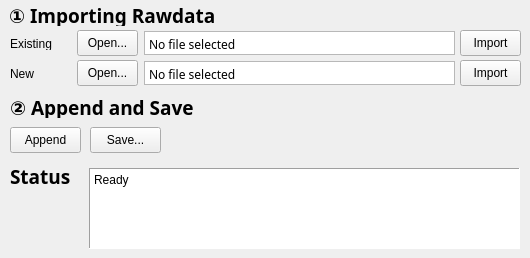
    <widget class="QWidget" name="RawdataUpdater">
     <attribute name="title">
      <string>RawdataUpdater</string>
     </attribute>
     <widget class="QLabel" name="RU_label_step1">
      <property name="geometry">
       <rect>
        <x>9</x>
        <y>5</y>
        <width>251</width>
        <height>21</height>
       </rect>
      </property>
      <property name="font">
       <font>
        <family>나눔고딕코딩</family>
        <pointsize>14</pointsize>
        <weight>75</weight>
        <bold>true</bold>
       </font>
      </property>
      <property name="text">
       <string>① Importing Rawdata</string>
      </property>
     </widget>
     <widget class="QPushButton" name="RU_button_open1">
      <property name="geometry">
       <rect>
        <x>77</x>
        <y>30</y>
        <width>61</width>
        <height>26</height>
       </rect>
      </property>
      <property name="text">
       <string>Open...</string>
      </property>
     </widget>
     <widget class="QPushButton" name="RU_button_open2">
      <property name="geometry">
       <rect>
        <x>77</x>
        <y>60</y>
        <width>61</width>
        <height>26</height>
       </rect>
      </property>
      <property name="text">
       <string>Open...</string>
      </property>
     </widget>
     <widget class="QTextBrowser" name="RU_text_path1">
      <property name="geometry">
       <rect>
        <x>144</x>
        <y>31</y>
        <width>311</width>
        <height>24</height>
       </rect>
      </property>
      <property name="sizePolicy">
       <sizepolicy hsizetype="Fixed" vsizetype="Fixed">
        <horstretch>0</horstretch>
        <verstretch>0</verstretch>
       </sizepolicy>
      </property>
      <property name="font">
       <font>
        <family>굴림</family>
        <pointsize>9</pointsize>
       </font>
      </property>
      <property name="cursor" stdset="0">
       <cursorShape>IBeamCursor</cursorShape>
      </property>
      <property name="mouseTracking">
       <bool>false</bool>
      </property>
      <property name="focusPolicy">
       <enum>Qt::ClickFocus</enum>
      </property>
      <property name="contextMenuPolicy">
       <enum>Qt::DefaultContextMenu</enum>
      </property>
      <property name="acceptDrops">
       <bool>true</bool>
      </property>
      <property name="toolTip">
       <string notr="true"/>
      </property>
      <property name="layoutDirection">
       <enum>Qt::LeftToRight</enum>
      </property>
      <property name="autoFillBackground">
       <bool>false</bool>
      </property>
      <property name="inputMethodHints">
       <set>Qt::ImhNone</set>
      </property>
      <property name="frameShape">
       <enum>QFrame::StyledPanel</enum>
      </property>
      <property name="verticalScrollBarPolicy">
       <enum>Qt::ScrollBarAlwaysOff</enum>
      </property>
      <property name="horizontalScrollBarPolicy">
       <enum>Qt::ScrollBarAlwaysOff</enum>
      </property>
      <property name="sizeAdjustPolicy">
       <enum>QAbstractScrollArea::AdjustToContents</enum>
      </property>
      <property name="lineWrapMode">
       <enum>QTextEdit::NoWrap</enum>
      </property>
      <property name="lineWrapColumnOrWidth">
       <number>0</number>
      </property>
      <property name="html">
       <string>&lt;!DOCTYPE HTML PUBLIC &quot;-//W3C//DTD HTML 4.0//EN&quot; &quot;http://www.w3.org/TR/REC-html40/strict.dtd&quot;&gt;
&lt;html&gt;&lt;head&gt;&lt;meta name=&quot;qrichtext&quot; content=&quot;1&quot; /&gt;&lt;style type=&quot;text/css&quot;&gt;
p, li { white-space: pre-wrap; }
&lt;/style&gt;&lt;/head&gt;&lt;body style=&quot; font-family:'굴림'; font-size:9pt; font-weight:400; font-style:normal;&quot;&gt;
&lt;p style=&quot; margin-top:12px; margin-bottom:12px; margin-left:0px; margin-right:0px; -qt-block-indent:0; text-indent:0px;&quot;&gt;No file selected&lt;/p&gt;&lt;/body&gt;&lt;/html&gt;</string>
      </property>
     </widget>
     <widget class="QTextBrowser" name="RU_text_path2">
      <property name="geometry">
       <rect>
        <x>144</x>
        <y>61</y>
        <width>311</width>
        <height>24</height>
       </rect>
      </property>
      <property name="sizePolicy">
       <sizepolicy hsizetype="Fixed" vsizetype="Fixed">
        <horstretch>0</horstretch>
        <verstretch>0</verstretch>
       </sizepolicy>
      </property>
      <property name="font">
       <font>
        <family>굴림</family>
        <pointsize>9</pointsize>
       </font>
      </property>
      <property name="cursor" stdset="0">
       <cursorShape>IBeamCursor</cursorShape>
      </property>
      <property name="mouseTracking">
       <bool>false</bool>
      </property>
      <property name="focusPolicy">
       <enum>Qt::ClickFocus</enum>
      </property>
      <property name="contextMenuPolicy">
       <enum>Qt::DefaultContextMenu</enum>
      </property>
      <property name="acceptDrops">
       <bool>true</bool>
      </property>
      <property name="toolTip">
       <string notr="true"/>
      </property>
      <property name="layoutDirection">
       <enum>Qt::LeftToRight</enum>
      </property>
      <property name="autoFillBackground">
       <bool>false</bool>
      </property>
      <property name="inputMethodHints">
       <set>Qt::ImhNone</set>
      </property>
      <property name="frameShape">
       <enum>QFrame::StyledPanel</enum>
      </property>
      <property name="verticalScrollBarPolicy">
       <enum>Qt::ScrollBarAlwaysOff</enum>
      </property>
      <property name="horizontalScrollBarPolicy">
       <enum>Qt::ScrollBarAlwaysOff</enum>
      </property>
      <property name="sizeAdjustPolicy">
       <enum>QAbstractScrollArea::AdjustToContents</enum>
      </property>
      <property name="lineWrapMode">
       <enum>QTextEdit::NoWrap</enum>
      </property>
      <property name="lineWrapColumnOrWidth">
       <number>0</number>
      </property>
      <property name="html">
       <string>&lt;!DOCTYPE HTML PUBLIC &quot;-//W3C//DTD HTML 4.0//EN&quot; &quot;http://www.w3.org/TR/REC-html40/strict.dtd&quot;&gt;
&lt;html&gt;&lt;head&gt;&lt;meta name=&quot;qrichtext&quot; content=&quot;1&quot; /&gt;&lt;style type=&quot;text/css&quot;&gt;
p, li { white-space: pre-wrap; }
&lt;/style&gt;&lt;/head&gt;&lt;body style=&quot; font-family:'굴림'; font-size:9pt; font-weight:400; font-style:normal;&quot;&gt;
&lt;p style=&quot; margin-top:12px; margin-bottom:12px; margin-left:0px; margin-right:0px; -qt-block-indent:0; text-indent:0px;&quot;&gt;No file selected&lt;/p&gt;&lt;/body&gt;&lt;/html&gt;</string>
      </property>
     </widget>
     <widget class="QLabel" name="RU_label_step2">
      <property name="geometry">
       <rect>
        <x>10</x>
        <y>97</y>
        <width>221</width>
        <height>21</height>
       </rect>
      </property>
      <property name="font">
       <font>
        <family>나눔고딕코딩</family>
        <pointsize>14</pointsize>
        <weight>75</weight>
        <bold>true</bold>
       </font>
      </property>
      <property name="text">
       <string>② Append and Save</string>
      </property>
     </widget>
     <widget class="QPushButton" name="RU_button_append">
      <property name="geometry">
       <rect>
        <x>10</x>
        <y>127</y>
        <width>71</width>
        <height>26</height>
       </rect>
      </property>
      <property name="text">
       <string>Append</string>
      </property>
     </widget>
     <widget class="QPushButton" name="RU_button_save">
      <property name="geometry">
       <rect>
        <x>90</x>
        <y>127</y>
        <width>71</width>
        <height>26</height>
       </rect>
      </property>
      <property name="text">
       <string>Save...</string>
      </property>
     </widget>
     <widget class="QPushButton" name="RU_button_import1">
      <property name="geometry">
       <rect>
        <x>460</x>
        <y>30</y>
        <width>61</width>
        <height>26</height>
       </rect>
      </property>
      <property name="text">
       <string>Import</string>
      </property>
     </widget>
     <widget class="QPushButton" name="RU_button_import2">
      <property name="geometry">
       <rect>
        <x>460</x>
        <y>60</y>
        <width>61</width>
        <height>26</height>
       </rect>
      </property>
      <property name="text">
       <string>Import</string>
      </property>
     </widget>
     <widget class="QLabel" name="RU_label_existing">
      <property name="geometry">
       <rect>
        <x>10</x>
        <y>38</y>
        <width>56</width>
        <height>12</height>
       </rect>
      </property>
      <property name="text">
       <string>Existing</string>
      </property>
     </widget>
     <widget class="QLabel" name="RU_label_new">
      <property name="geometry">
       <rect>
        <x>10</x>
        <y>68</y>
        <width>56</width>
        <height>12</height>
       </rect>
      </property>
      <property name="text">
       <string>New</string>
      </property>
     </widget>
     <widget class="QTextBrowser" name="RU_text_status">
      <property name="enabled">
       <bool>true</bool>
      </property>
      <property name="geometry">
       <rect>
        <x>89</x>
        <y>168</y>
        <width>431</width>
        <height>81</height>
       </rect>
      </property>
      <property name="mouseTracking">
       <bool>false</bool>
      </property>
      <property name="focusPolicy">
       <enum>Qt::NoFocus</enum>
      </property>
      <property name="contextMenuPolicy">
       <enum>Qt::CustomContextMenu</enum>
      </property>
      <property name="acceptDrops">
       <bool>false</bool>
      </property>
      <property name="autoFillBackground">
       <bool>true</bool>
      </property>
      <property name="inputMethodHints">
       <set>Qt::ImhMultiLine</set>
      </property>
      <property name="frameShape">
       <enum>QFrame::Panel</enum>
      </property>
      <property name="frameShadow">
       <enum>QFrame::Sunken</enum>
      </property>
      <property name="html">
       <string>&lt;!DOCTYPE HTML PUBLIC &quot;-//W3C//DTD HTML 4.0//EN&quot; &quot;http://www.w3.org/TR/REC-html40/strict.dtd&quot;&gt;
&lt;html&gt;&lt;head&gt;&lt;meta name=&quot;qrichtext&quot; content=&quot;1&quot; /&gt;&lt;style type=&quot;text/css&quot;&gt;
p, li { white-space: pre-wrap; }
&lt;/style&gt;&lt;/head&gt;&lt;body style=&quot; font-family:'Gulim'; font-size:9pt; font-weight:400; font-style:normal;&quot;&gt;
&lt;p style=&quot; margin-top:0px; margin-bottom:0px; margin-left:0px; margin-right:0px; -qt-block-indent:0; text-indent:0px;&quot;&gt;Ready&lt;/p&gt;&lt;/body&gt;&lt;/html&gt;</string>
      </property>
     </widget>
     <widget class="QLabel" name="RU_label_status">
      <property name="geometry">
       <rect>
        <x>10</x>
        <y>166</y>
        <width>71</width>
        <height>21</height>
       </rect>
      </property>
      <property name="font">
       <font>
        <family>나눔고딕코딩</family>
        <pointsize>14</pointsize>
        <weight>75</weight>
        <bold>true</bold>
       </font>
      </property>
      <property name="text">
       <string>Status</string>
      </property>
     </widget>
    </widget>
